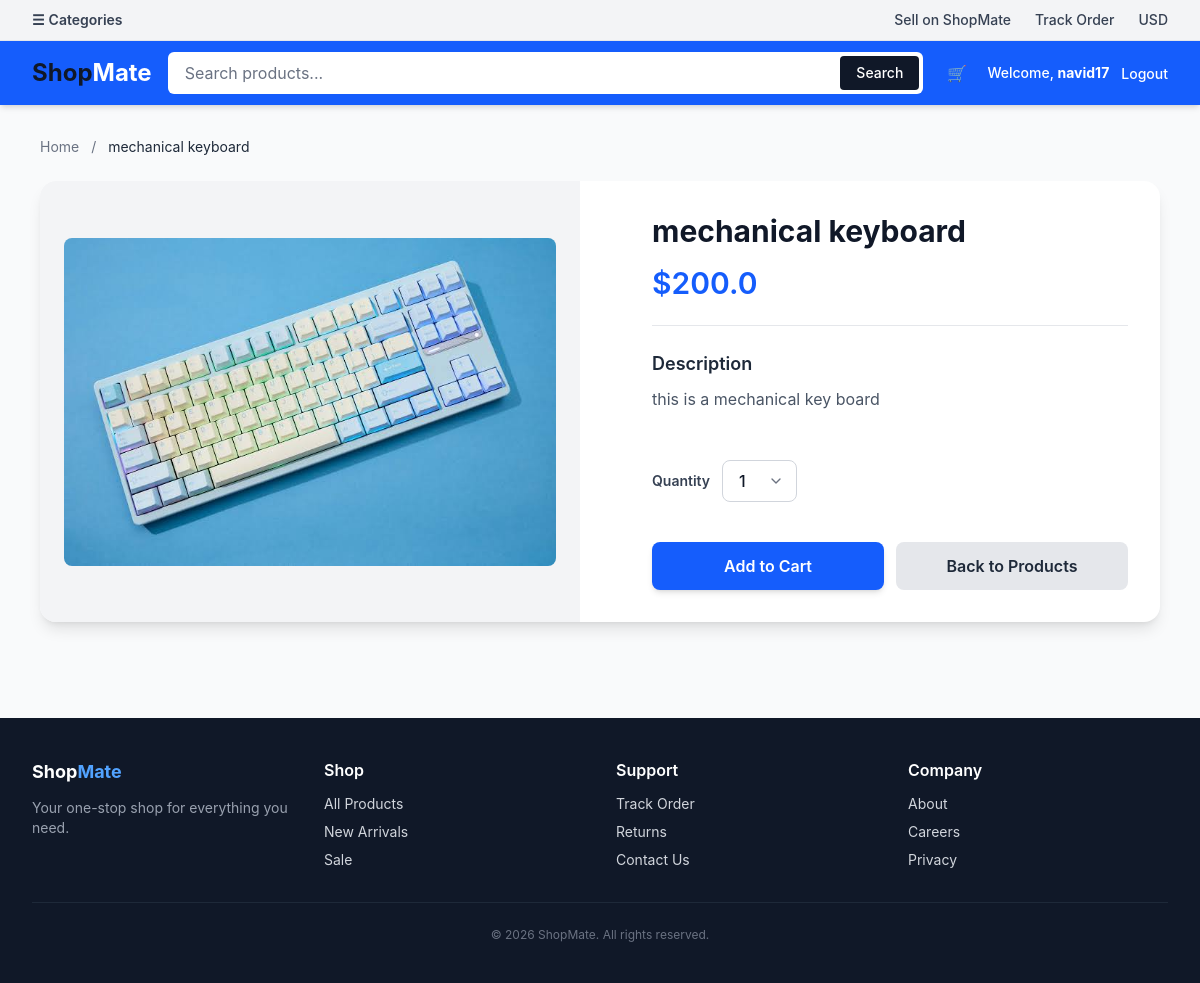
Page /ecom/mech-key (signed in) on the committed database.
### ecom/models.py (models this page shows, shortened)
class Product(models.Model):
    name = models.CharField(max_length=200)
    price = models.FloatField()
    description = models.TextField()
    image = models.ImageField(upload_to='Ecom/images')
    slug = models.SlugField(unique=True, blank=True)
    stock = models.IntegerField()
    active = models.BooleanField()

### ecom/views.py (the view)
# urls.py: path('<slug:slug>',views.detail,name='detail'),
def detail (request, slug):
    product = Product.objects.get(slug=slug)
    context = {'product':product}
    return  render(request, "ecom/detail.html", context)

### cart/cart.py (called while the page is built)
    def __len__(self):
        return sum(int(item['qty']) for item in self.cart.values())

### cart/context_processors.py (called while the page is built)
def cart_context(request):
    return {'cart': Cart(request)}

### ecom/templates/ecom/detail.html (shortened to what this page needs)
{% extends 'ecom/base.html' %}
{% load static %}
{% block body %}
<div class="product-detail">
    <nav class="product-detail__breadcrumb">
        <a href="{% url 'index' %}">Home</a>
        <span class="product-detail__breadcrumb-separator">/</span>
        <span class="product-detail__breadcrumb-current">{{ product.name }}</span>
    </nav>
    <div class="product-detail__card">
        <div class="product-detail__image-wrapper">
            {% if product.image %}
                <img src="{{ product.image.url }}"
                     alt="{{ product.name }}"
                     class="product-detail__image">
            {% endif %}
        </div>
        <div class="product-detail__info">
            <div>
                <h1 class="product-detail__name">{{ product.name }}</h1>
                <p class="product-detail__price">${{ product.price }}</p>
                <hr class="product-detail__divider">
                <h2 class="product-detail__section-title">Description</h2>
                <p class="product-detail__description">
                    {{ product.description|default:"No description available for this product." }}
                </p>
            </div>
            <div class="product-detail__actions-wrapper">
                <div class="product-detail__quantity">
                    <label for="quantity" class="product-detail__quantity-label">
                        Quantity
                    </label>
                    <select id="quantity"
                            name="quantity"
                            class="product-detail__quantity-select">
                        <option value="1">1</option>
                    </select>
                </div>
                <div class="product-detail__actions">
                    <button class="btn-primary flex-1" onclick="addToCart({{ product.id }})" data-product-id="{{ product.id }}" type="button">
                        Add to Cart
                    </button>
                    <a href="{% url 'ecom:index' %}" class="btn-secondary flex-1">
                        Back to Products
                    </a>
                </div>
            </div>
        </div>
    </div>
</div>
{% endblock %}

### ecom/templates/ecom/base.html (shortened to what this page needs)
{% load tailwind_tags %}
<!doctype html>
<html lang="en">
<head>
    {% tailwind_css %}
</head>
<body class="bg-gray-50 min-h-screen flex flex-col">
<div class="topbar">
    <div class="topbar__inner">
        <div class="topbar__left">
            <button class="topbar__menu" type="button">
                <span>☰</span>
                <span>Categories</span>
            </button>
        </div>
        <div class="topbar__links">
            <a href="#" class="topbar__link">Sell on ShopMate</a>
            <a href="#" class="topbar__link">Track Order</a>
            <a href="#" class="topbar__link">USD</a>
        </div>
    </div>
</div>
<header class="header">
    <div class="header__inner">
        <div class="header__row">
            <a href="{% url 'ecom:index' %}" class="header__logo">
                Shop<span class="header__logo-accent">Mate</span>
            </a>
            <div class="header__search">
                <form action="#" method="get" class="header__search-form">
                    <input
                            type="text"
                            name="q"
                            placeholder="Search products..."
                            class="header__search-input"
                    />
                    <button type="submit" class="header__search-btn">
                        Search
                    </button>
                </form>
            </div>
            <div class="header__actions">
                <a href="{% url 'cart:cartOverview' %}" class="header__icon-btn" aria-label="Cart">
                    <span class="header__icon">🛒</span>
                </a>
                {% if user.is_authenticated %}
                    <a href="{% url 'users:profile' %}"
                       class="text-white text-sm font-medium hover:text-gray-200 transition">
                        Welcome, <strong>{{ user.username }}</strong>
                    </a>
                    <form method="post" action="{% url 'users:logout' %}" class="inline">
                        <button type="submit"
                                class="text-white text-sm font-medium hover:text-gray-200 transition">
                            Logout
                        </button>
                    </form>
                {% endif %}
            </div>
        </div>
    </div>
</header>
<main class="flex-1">
    {% block body %}{% endblock %}
</main>
<footer class="bg-gray-900 text-gray-300 mt-16">
    <div class="max-w-7xl mx-auto px-4 sm:px-6 lg:px-8 py-10">
        <div class="grid grid-cols-1 md:grid-cols-4 gap-8">
            <div>
                <h3 class="text-white text-lg font-bold mb-3">
                    Shop<span class="text-blue-400">Mate</span>
                </h3>
                <p class="text-sm text-gray-400">
                    Your one-stop shop for everything you need.
                </p>
            </div>
            <div>
                <h4 class="text-white font-semibold mb-3">Shop</h4>
                <ul class="space-y-2 text-sm">
                    <li><a href="{% url 'ecom:index' %}" class="hover:text-white transition">All Products</a></li>
                    <li><a href="#" class="hover:text-white transition">New Arrivals</a></li>
                    <li><a href="#" class="hover:text-white transition">Sale</a></li>
                </ul>
            </div>
            <div>
                <h4 class="text-white font-semibold mb-3">Support</h4>
                <ul class="space-y-2 text-sm">
                    <li><a href="#" class="hover:text-white transition">Track Order</a></li>
                    <li><a href="#" class="hover:text-white transition">Returns</a></li>
                    <li><a href="#" class="hover:text-white transition">Contact Us</a></li>
                </ul>
            </div>
            <div>
                <h4 class="text-white font-semibold mb-3">Company</h4>
                <ul class="space-y-2 text-sm">
                    <li><a href="#" class="hover:text-white transition">About</a></li>
                    <li><a href="#" class="hover:text-white transition">Careers</a></li>
                    <li><a href="#" class="hover:text-white transition">Privacy</a></li>
                </ul>
            </div>
        </div>
        <div class="mt-8 pt-6 border-t border-gray-800 text-center text-xs text-gray-500">
            &copy; {% now "Y" %} ShopMate. All rights reserved.
        </div>
    </div>
</footer>
</body>
</html>

### rows in the picture
Product: name "mechanical keyboard", image (picture), price "200.0", description "this is a mechanical key board"

### other values in the picture
{{ user.username }} "navid17"
